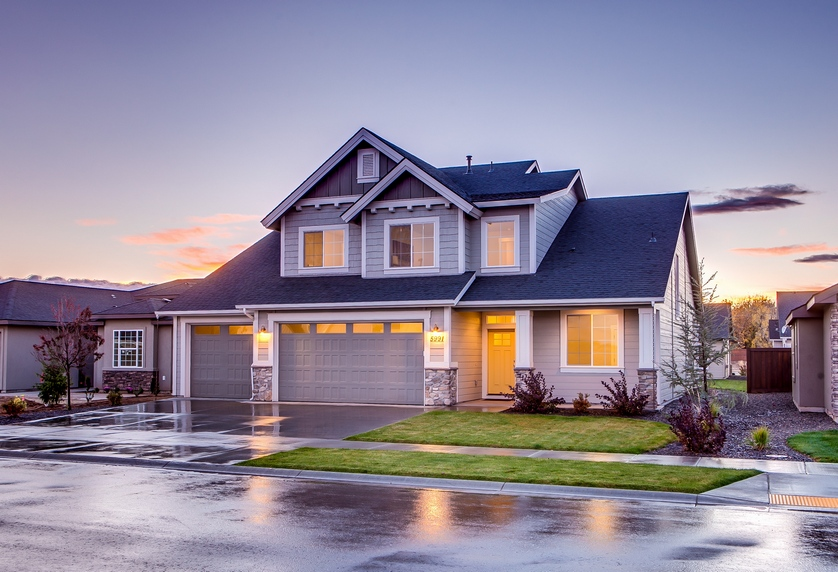
#> input picture images/house.jpg, 838 x 572 px
$ jupyter execute Image_processing.ipynb   (shell and % lines are left out)   (older library calls are emulated)
#> lines starting #> are read from the running program, lines starting #| are printed output that depends on the picture; after the words box and inside, x2 and y2 are one past the last pixel; in counts of white or black regions, pixels touching at a corner belong together
# Обработка одного изображения

## Цель работы:

На произвольной картинке выполнить одно или несколько следующих преобразований:
1. Поиск границ.
2. Поиск примитивов. Преобразование Хафа
3. Поиск примитивов. Детектор Харриса
4. Сегментация изображения (метод К-средних)

## Ход работы

Подключаем необходимые библиотеки

[cell 1]
import matplotlib.pyplot as plt
import numpy as np
import cv2

Считываем изображение

[cell 2]
img = cv2.imread('images/house.jpg')
#> img is the input picture: shape (572, 838, 3); mean B, G, R 152.3, 135.6, 144.3

[cell 3]
img.shape

[cell 4]
img_copy = np.copy(img)

[cell 5]
img_copy = cv2.cvtColor(img_copy, cv2.COLOR_BGR2RGB)

[cell 6]
plt.figure(figsize = (10,10))
plt.imshow(img_copy)

### Предобработка изображения

Конвертируем в оттенки серого

[cell 7]
img_gray = cv2.cvtColor(img, cv2.COLOR_BGR2GRAY)
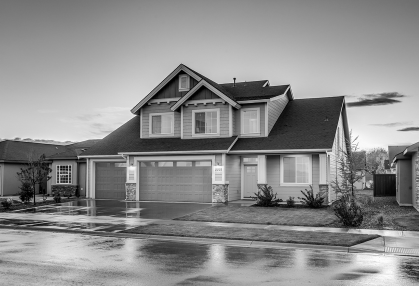
#> img_gray: shape (572, 838) (shown at 1/2 size); min 0, max 255, mean 140.1

[cell 8]
img_gray

[cell 9]
plt.figure(figsize = (10,10))
plt.imshow(img_gray, cmap='gray')

Удаляем шум с помощью фильтра Гаусса

[cell 10]
img_blur = cv2.GaussianBlur(img_gray, (5,5), 0)

[cell 11]
plt.figure(figsize = (10,10))
plt.imshow(img_blur, cmap='gray')

### 1. Поиск границ (Оператор Собеля)

Применим оператор Собеля по осям X, Y и комбинированный по XY

Оператор Собеля по оси X

\begin{bmatrix}
-1 & 0 & +1\\
-2 & 0 & +2\\
-1 & 0 & +1
\end{bmatrix}

[cell 12]
sobelx = cv2.Sobel(src=img_blur, ddepth=cv2.CV_64F, dx=1, dy=0, ksize=5)
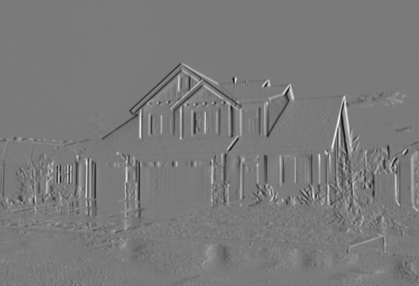
#> sobelx: shape (572, 838) float64 (shown at 1/2 size); min -5308, max 5742, mean 0.4; drawn with min black and max white

[cell 13]
plt.figure(figsize = (10,10))
plt.imshow(sobelx, cmap='gray')

Оператор Собеля по оси Y

\begin{bmatrix}
+1 & +2 & +1\\
0 & 0 & 0\\
-1 & -2 & -1
\end{bmatrix}

[cell 14]
sobely = cv2.Sobel(src=img_blur, ddepth=cv2.CV_64F, dx=0, dy=1, ksize=5)

[cell 15]
plt.figure(figsize = (10,10))
plt.imshow(sobely, cmap='gray')

Комбинированный оператор Собеля по осям XY

[cell 16]
sobelxy = cv2.Sobel(src=img_blur, ddepth=cv2.CV_64F, dx=1, dy=1, ksize=5)
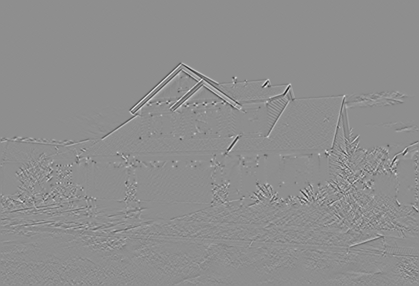
#> sobelxy: shape (572, 838) float64 (shown at 1/2 size); min -1214, max 960, mean 0; drawn with min black and max white

[cell 17]
plt.figure(figsize = (10,10))
plt.imshow(sobelxy, cmap='gray')

### 2. Поиск примитивов. Преобразование Хафа

Преобразование Хафа (Hough Transform) — это метод для поиска линий, кругов и других простых форм на изображении.

Преобразование Хафа основывается на представлении искомого объекта в виде параметрического уравнения. Параметры этого уравнения представляют фазовое пространство (т.н. аккумуляторный массив/пространство, пространство Хафа).
Затем, берётся двоичное изображение (например, результат работы детектора границ Кенни). Перебираются все точки границ и делается предположение, что точка принадлежит линии искомого объекта — т.о. для каждой точки изображения рассчитывается нужное уравнение и получаются необходимые параметры, которые сохраняются в пространстве Хафа.
Финальным шагом является обход пространства Хафа и выбор максимальных значений, за которые «проголосовало» больше всего пикселей картинки, что и даёт нам параметры для уравнений искомого объекта.

Найдём границы с помощью детектора границ Кенни.

[cell 18]
edges = cv2.Canny(img_blur, 150, 200)
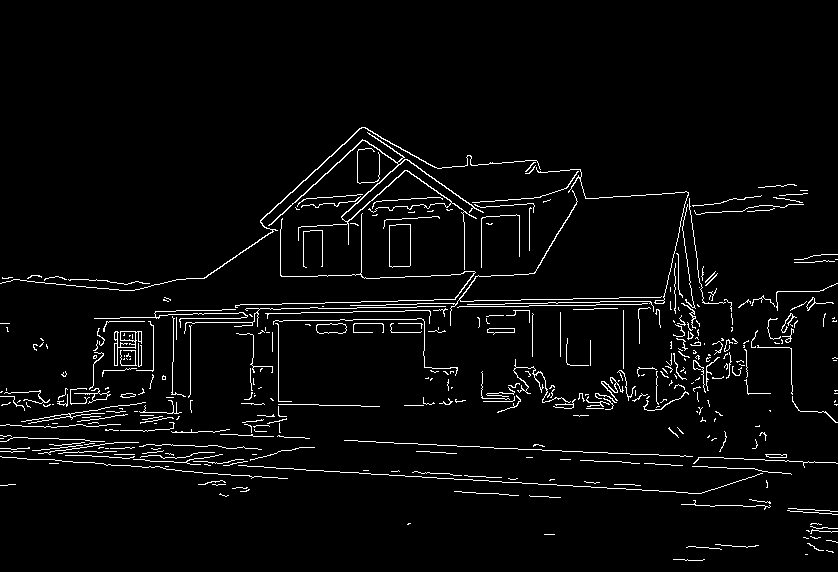
#> edges: shape (572, 838); 3.6% white in thin lines or dots, all inside (x1, y1, x2, y2) = (0, 127, 838, 561)

[cell 19]
plt.figure(figsize = (10,10))
plt.imshow(edges, cmap='gray')

Найдём точки, формирующие линии, применив преобразование Хафа. Оно возвращает массив, который содержит подмассивы, содержащие 4 значения (x1, y1, x2, y2) каждый, то есть начальные и конечные координаты обнаруженных строк.

[cell 20]
lines = cv2.HoughLinesP(edges, 1, np.pi/180, 120, minLineLength=10, maxLineGap=250)
#> lines = 29 rows, first 6: [28, 423, 803, 464], [240, 304, 776, 295], [155, 312, 814, 300], [246, 308, 814, 298], [17, 448, 756, 500], [155, 315, 833, 303]

[cell 21]
img_copy = np.copy(img)

В цикле отображаем найденные линии на исходном изображении

[cell 22]
for line in lines:
     x1,y1,x2,y2 = line[0]
     cv2.line(img_copy, (x1,y1), (x2,y2), (0,255,0), 2)
#> this loop made 29 passes
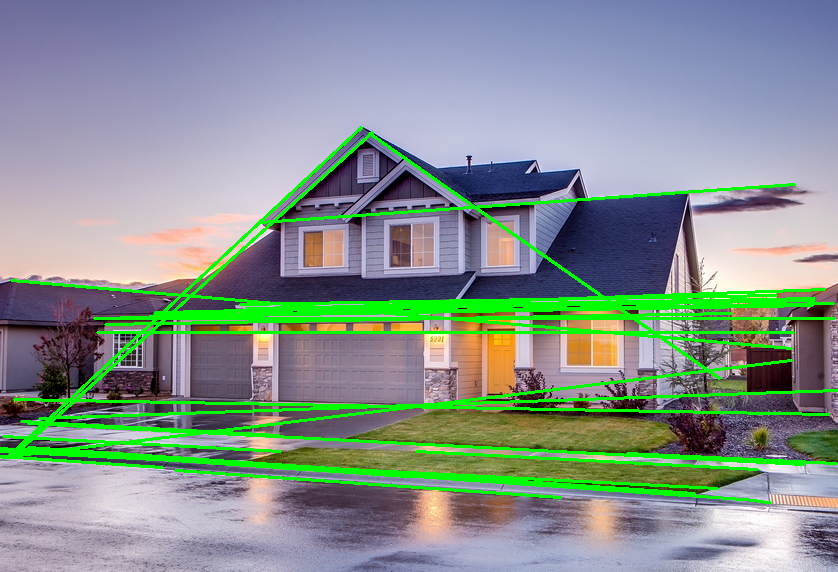
#> img_copy: shape (572, 838, 3); 8.38% of pixels changed, all inside (x1, y1, x2, y2) = (0, 126, 838, 504)

[cell 23]
plt.figure(figsize = (10,10))
plt.imshow(cv2.cvtColor(img_copy, cv2.COLOR_BGR2RGB))

### 3. Поиск примитивов. Детектор Харриса

#### Обнаружение углов

Конвертация в оттенки серого

[cell 24]
gray = cv2.cvtColor(img, cv2.COLOR_RGB2GRAY)
gray = np.float32(gray)

Обнаружение углов с помощью детектора Харриса

[cell 25]
dst = cv2.cornerHarris(gray, 2, 5, 0.04)

Расширение углового изображения для улучшения угловых точек

[cell 26]
dst = cv2.dilate(dst, None)
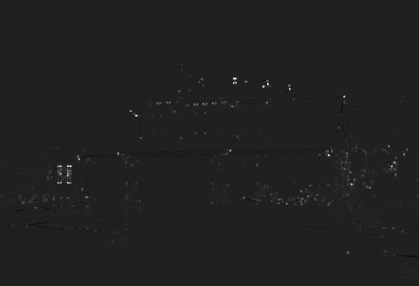
#> dst: shape (572, 838) float32 (shown at 1/2 size); min -347181152, max 2.39e+09, mean 5467699; drawn with min black and max white

[cell 27]
plt.figure(figsize = (10,10))
plt.imshow(dst, cmap='gray')

#### Извлечение и вывод сильных углов

Пороговое значение

[cell 28]
thresh = 0.1*dst.max()
#> thresh = 239372595.2

Делаем копию изображения для того, чтобы нарисовать на нём углы

[cell 29]
corner_image = np.copy(img)

Перебираем все углы и рисуем их на изображении (если они прошли порог)

[cell 30]
for j in range(0, dst.shape[0]):
    for i in range(0, dst.shape[1]):
        if(dst[j,i] > thresh):
            # image, center pt, radius, color, thickness
            cv2.circle( corner_image, (i, j), 1, (0,255,0), 1)
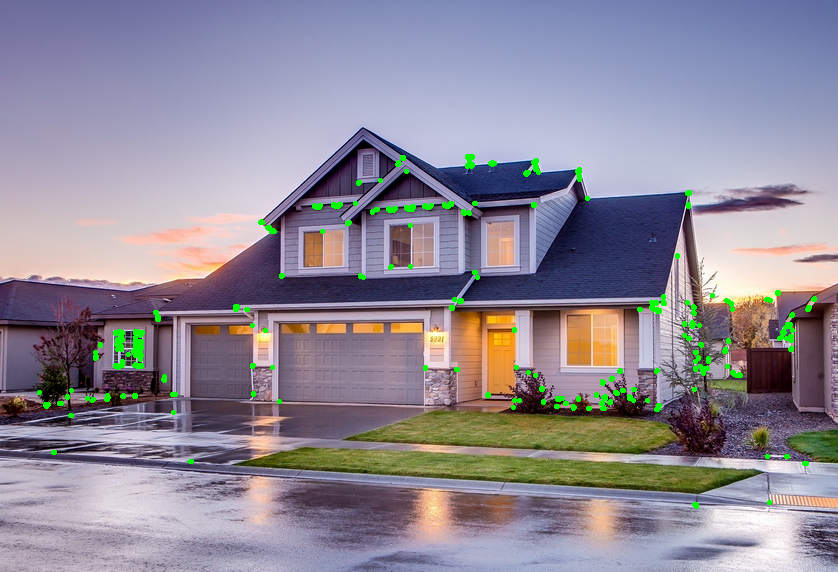
#> corner_image: shape (572, 838, 3); 1.19% of pixels changed, all inside (x1, y1, x2, y2) = (37, 154, 817, 509)

[cell 31]
plt.figure(figsize = (10,10))
plt.imshow(cv2.cvtColor(corner_image, cv2.COLOR_BGR2RGB))

### 4. Сегментация изображения (метод К-средних)

Сегментация изображений - это процесс разделения изображений на сегменты на основе характеристик пикселей. Это помогает нам анализировать и понимать изображения более осмысленно.

Кластеризация K-means - это метод, который кластеризует точки данных или векторы относительно ближайших средних точек, что приводит к разбиению точек данных или векторов на ячейки Вороного. Когда мы применяем алгоритм кластеризации k-means к изображению, он рассматривает каждый пиксель как точку вектора и строит k-кластеры пикселей.

Алгоритм кластеризации представлен ниже:

1. Выберите количество кластеров (K)
2. Инициализируйте K-средних со случайными пикселями - центроидами (не обязательно из заданного набора данных)
3. Повторять шаги 4 и 5 до сходимости или до окончания фиксированного числа итераций
4. для каждого пикселя $P_i$:
 * Найти ближайший центроид
 * Присвоить пиксели этому кластеру
5. для каждого кластера $C_i$
 * центроид = среднее значение всех точек, отнесенных к данному кластеру

[cell 32]
img_copy = np.copy(img)

[cell 33]
img_copy.shape

Конвертируем в RGB

[cell 34]
img_copy = cv2.cvtColor(img_copy, cv2.COLOR_BGR2RGB)

Далее, преобразуем изображение $M \times N \times 3$ в матрицу $K \times 3$, где $K = M \times N$ и каждая строка теперь является вектором в трехмерном пространстве RGB.

[cell 35]
vectorized = img.reshape((-1,3))

[cell 36]
vectorized.shape

Преобразуем значения unit8 в float, поскольку это требование метода k-means в OpenCV.

[cell 37]
vectorized = np.float32(vectorized)

Выберем количество кластеров K

[cell 38]
plt.figure(figsize = (10,10))
plt.imshow(cv2.cvtColor(img, cv2.COLOR_BGR2RGB))

Установим значение $k = 4$, так как на изображении выше можно увидеть небо, дом, траву и дорогу

OpenCV предоставляет функцию `cv2.kmeans(samples, nclusters(K), criteria, attempts, flags)` для кластеризации цветов.

Параметры функции:
1. `samples`: Выборка должна иметь тип данных np.float32, и каждая характеристика должна быть помещена в один столбец.

2. `nclusters(K)`: Количество кластеров, необходимых в конце.

3. `criteria`: Это критерий окончания итерации. Когда этот критерий удовлетворяется, итерация алгоритма прекращается. На самом деле, это должен быть кортеж из 3 параметров вида `( type, max_iter, epsilon )`:
Тип критерия завершения. Он имеет 3 флага, как показано ниже:

 * `cv.TERM_CRITERIA_EPS` - остановить итерацию алгоритма при достижении заданной точности, epsilon.
 * `cv.TERM_CRITERIA_MAX_ITER` - остановить алгоритм после указанного количества итераций, max_iter.
 * `cv.TERM_CRITERIA_EPS + cv.TERM_CRITERIA_MAX_ITER` - остановка итерации при выполнении любого из вышеперечисленных условий.
4. `attempts`: Флаг для указания количества попыток выполнения алгоритма с использованием различных начальных меток. Алгоритм возвращает метки, которые дают наилучшую компактность. Эта компактность возвращается как выход.

5. `flags`: Этот флаг используется для указания того, как берутся начальные центры. Обычно для этого используются два флага: `cv.KMEANS_PP_CENTERS` и `cv.KMEANS_RANDOM_CENTERS`.

Зададим критерий окончания итерации, количество кластеров и попыток

[cell 39]
criteria = (cv2.TERM_CRITERIA_EPS + cv2.TERM_CRITERIA_MAX_ITER, 10, 1.0)
#> criteria = (3, 10, 1)

[cell 40]
K = 4
attempts=10

Кластеризуем изображение с заданными параметрами

[cell 41]
ret, label, center = cv2.kmeans(vectorized, K, None, criteria, attempts, cv2.KMEANS_PP_CENTERS)
#> ret = 689256467.1; center = [[176.7, 144.7, 145.9], [63.89, 45.19, 56.09], [203.9, 191.7, 201.4], [97.33, 104.2, 123.5]]

Конвертируем обратно в uint8

[cell 42]
center = np.uint8(center)
#> center = [[176, 144, 145], [63, 45, 56], [203, 191, 201], [97, 104, 123]]

Далее получаем доступ к меткам для регенерации кластеризованного изображения

[cell 43]
res = center[label.flatten()]
result_image = res.reshape((img.shape))
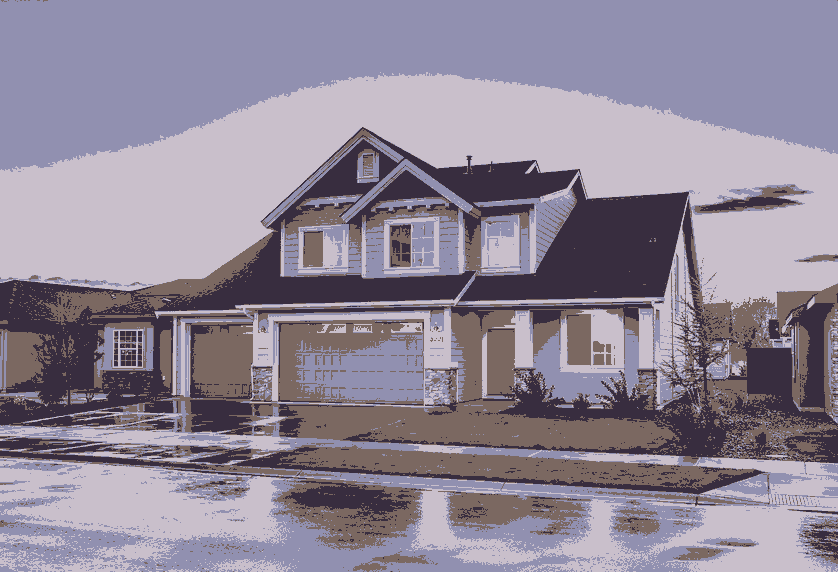
#> result_image: shape (572, 838, 3); mean B, G, R 151.5, 135, 143.7

[cell 44]
figure_size = 15
plt.figure(figsize=(figure_size,figure_size))
plt.subplot(1,2,1)
plt.imshow(cv2.cvtColor(img, cv2.COLOR_BGR2RGB))
plt.title('Original Image')
plt.xticks([])
plt.yticks([])

plt.subplot(1,2,2)
plt.imshow(result_image)
plt.title('Segmented Image when K = %i' % K)
plt.xticks([])
plt.yticks([])
plt.show()

$ run again, with images/hoogkerk groningen.jpg copied over images/house.jpg
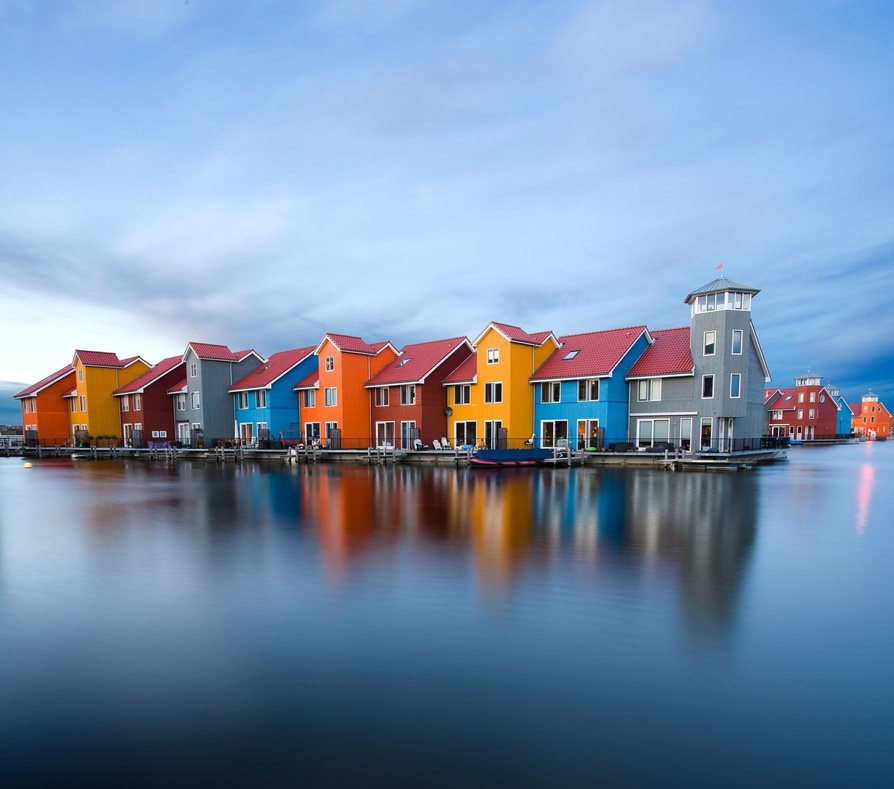
#> input picture images/hoogkerk groningen.jpg, 894 x 789 px, shrunk from 2000 x 1765 before the run
#> img is the input picture: shape (789, 894, 3); mean B, G, R 170.9, 143, 119.7
#> `edges = cv2.Canny(img_blur, 150, 200)`:
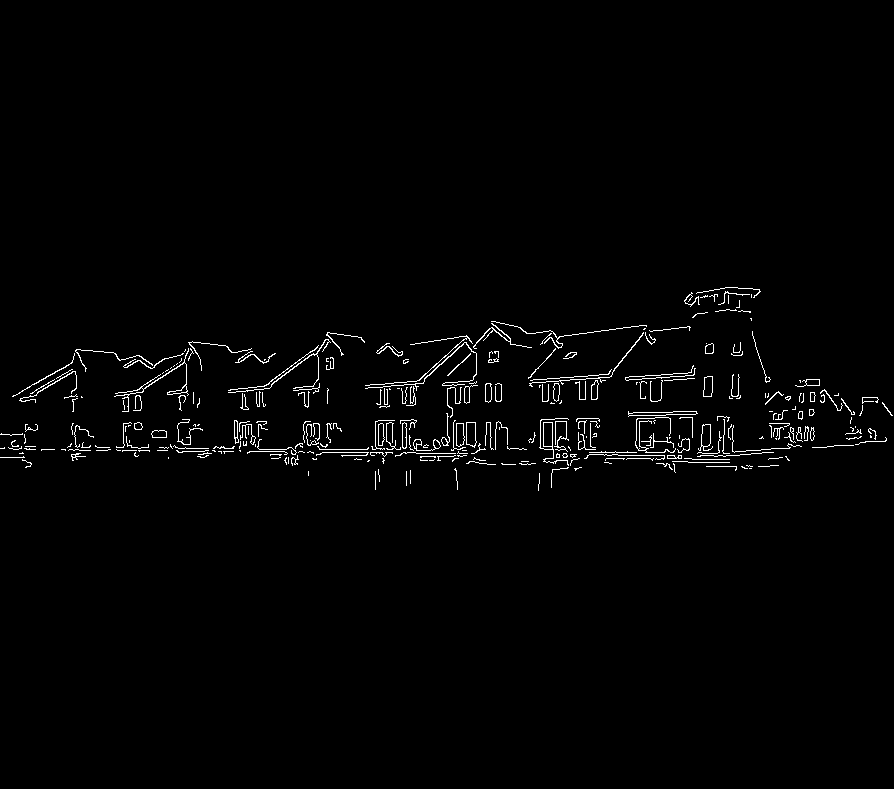
#> edges: shape (789, 894); 1.5% white in thin lines or dots, all inside (x1, y1, x2, y2) = (0, 287, 893, 491)
#> lines = 19 rows, first 6: [13, 449, 770, 449], [8, 447, 789, 460], [0, 448, 789, 448], [4, 447, 826, 447], [71, 455, 739, 455], [41, 450, 760, 450]
#> the loop `for line in lines:` made 19 passes
#> thresh = 520933990.4
#> criteria = (3, 10, 1)
#> `ret, label, center = cv2.kmeans(vectorized, K, None, criteria, attempt..`: ret = 1.2e+09; center = [[237.5, 197.8, 163], [73.39, 57.09, 41.57], [151.2, 120.6, 85.92], [59.32, 93.1, 173.7]]
#> `center = np.uint8(center)`: center = [[237, 197, 163], [73, 57, 41], [151, 120, 85], [59, 93, 173]]
#> `result_image = res.reshape((img.shape))`:
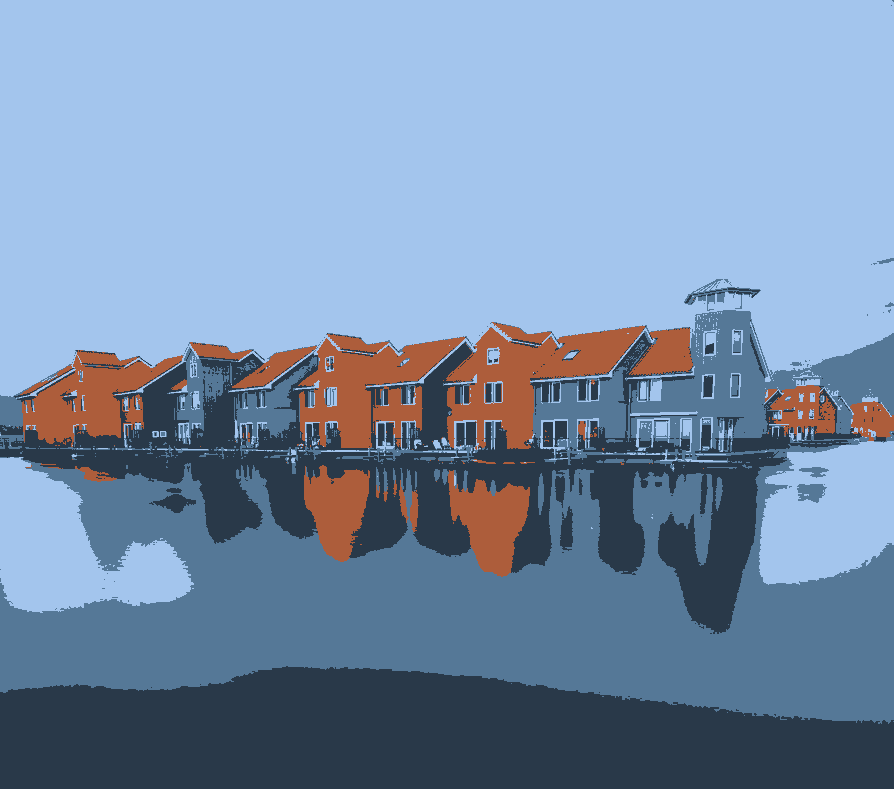
#> result_image: shape (789, 894, 3); mean B, G, R 170.5, 142.4, 119.3
